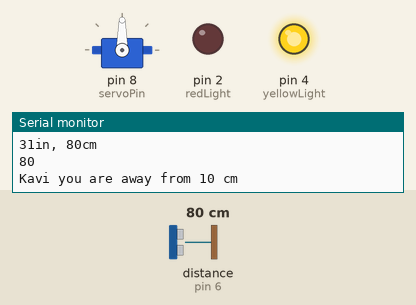
The sketch below on a simulated Arduino Uno, built with avr-gcc and run on an emulated ATmega328P. Parts: servo, output pins drawn as LEDs (lit = HIGH), the last lines printed to the serial monitor. Wiring (inferred from the names in the program): ultrasonic range finder: trigger pin 7; echo pin 6. Inputs (shaded band) come from the test bench; at power-on: distance to the obstacle (sensor on pin 6) 80 cm. The echo pulse lasts 58.3 µs per cm; pins used as bus, display or sensor lines are not drawn.

Above: at 1.9 s.
2.0 s: distance to the obstacle (sensor on pin 6) set to 23 cm
3.5 s: distance to the obstacle (sensor on pin 6) set to 18 cm
At 4.57 s:
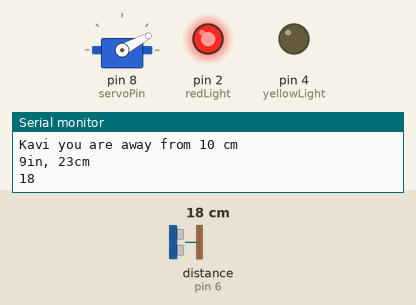
At 6.5 s:
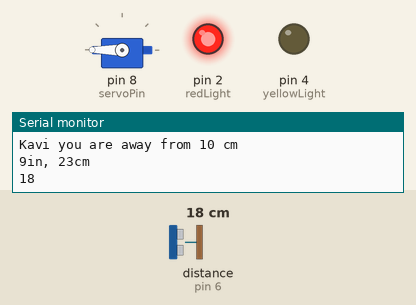
Timing chart, 0 to 17.9 s (numbered marks = the images above; inputs shaded):
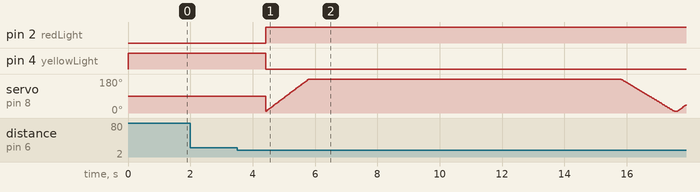

Measured:
- the behaviour switches between 21 and 20 cm on distance to the obstacle (sensor on pin 6) (found by bisection; images 0 and 1)
- after the input at 3.5 s, pin 2 (redLight): LOW → HIGH after 0.92 s; pin 4 (yellowLight): HIGH → LOW after 0.92 s

The sketch:

bin_auto_door_poc.ino
```cpp
#include <Servo.h>

Servo myservo;  // create servo object to control a servo

const int pingPin = 7; // Trigger Pin of Ultrasonic Sensor
const int echoPin = 6; // Echo Pin of Ultrasonic Sensor
const int redLight = 2;
const int yellowLight = 4;
const int servoPin = 8;

void setup() {
   Serial.begin(9600); // Starting Serial Terminal
   pinMode(redLight, OUTPUT);
   pinMode(yellowLight, OUTPUT);
//   pinMode(buzzer, OUTPUT);
    myservo.attach(servoPin);  // attaches the servo on GIO2 to the servo object
}

void loop() {
   long duration, inches, cm;
   pinMode(pingPin, OUTPUT);
   digitalWrite(pingPin, LOW);
   delayMicroseconds(2);
   digitalWrite(pingPin, HIGH);
   delayMicroseconds(10);
   digitalWrite(pingPin, LOW);
   pinMode(echoPin, INPUT);

   duration = pulseIn(echoPin, HIGH);
   inches = microsecondsToInches(duration);
   cm = microsecondsToCentimeters(duration);
   Serial.println(cm);
   int pos;
   if (cm < 20) {
    digitalWrite(yellowLight, LOW);
    digitalWrite(redLight, HIGH);
    // now rotate servo motor

    for (pos = 10; pos <= 180; pos += 1) { // goes from 0 degrees to 180 degrees
      // in steps of 1 degree
      myservo.write(pos);              // tell servo to go to position in variable 'pos'
      delay(8);                       // waits 15ms for the servo to reach the position
    }

    delay(10000);        // ...for 1 sec
          Serial.println("Kavi you are close to 10 cm");
    for (pos = 180; pos >= 10; pos -= 1) { // goes from 180 degrees to 0 degrees
      myservo.write(pos);              // tell servo to go to position in variable 'pos'
      delay(10);                       // waits 15ms for the servo to reach the position
    }
   } else {
//    noTone(buzzer);     // Stop sound...
    digitalWrite(redLight, LOW);
    digitalWrite(yellowLight, HIGH);
         Serial.println("Kavi you are away from 10 cm");
         delay(1000);

   }
   Serial.print(inches);
   Serial.print("in, ");
   Serial.print(cm);
   Serial.print("cm");
   Serial.println();
   delay(100);
}

long microsecondsToInches(long microseconds) {
   return microseconds / 74 / 2;
}

long microsecondsToCentimeters(long microseconds) {
   return microseconds / 29 / 2;
}
```
